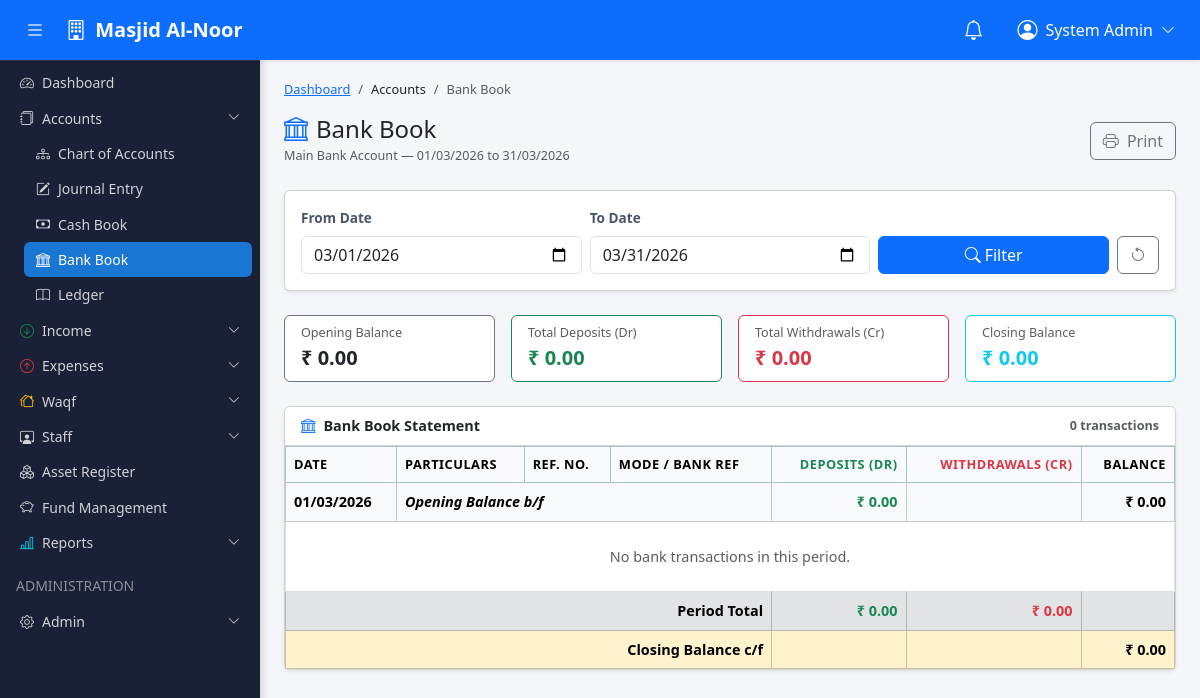
Page /modules/accounts/bank_book.php (signed in) on the committed database.
### tables this page shows
CREATE TABLE `masjid_profile` (
  `id` int(11) NOT NULL AUTO_INCREMENT,
  `masjid_name` varchar(200) NOT NULL,
  `registration_number` varchar(100),
  `waqf_registration` varchar(100),
  `address` text,
  `city` varchar(100),
  `state` varchar(100),
  `pincode` varchar(10),
  `phone` varchar(20),
  `email` varchar(150),
  `website` varchar(200),
  `logo` varchar(255),
  `committee_period` varchar(100),
  `established_year` year,
  `bank_name` varchar(200),
  `bank_account` varchar(50),
  `bank_ifsc` varchar(20),
  `bank_branch` varchar(200),
  `created_at` timestamp NOT NULL DEFAULT CURRENT_TIMESTAMP,
  `updated_at` timestamp NOT NULL DEFAULT CURRENT_TIMESTAMP ON UPDATE CURRENT_TIMESTAMP,
  PRIMARY KEY (`id`)
);

CREATE TABLE `chart_of_accounts` (
  `id` int(11) NOT NULL AUTO_INCREMENT,
  `account_code` varchar(20) NOT NULL UNIQUE,
  `account_name` varchar(200) NOT NULL,
  `group_id` int(11) NOT NULL,
  `account_type` enum('Assets','Liabilities','Income','Expense','Capital') NOT NULL,
  `opening_balance` decimal(15,2) DEFAULT 0.00,
  `is_system` tinyint(1) DEFAULT 0,
  `status` enum('active','inactive') DEFAULT 'active',
  `description` text,
  `created_at` timestamp NOT NULL DEFAULT CURRENT_TIMESTAMP,
  PRIMARY KEY (`id`),
  KEY `group_id` (`group_id`),
  CONSTRAINT `fk_coa_group` FOREIGN KEY (`group_id`) REFERENCES `account_groups` (`id`)
);

### config/database.php (called while the page is built, shortened)
<?php
class Database {
    private static $instance = null;
    private $pdo;
    private function __construct() {
        $dsn = 'mysql:host=' . DB_HOST . ';dbname=' . DB_NAME . ';charset=' . DB_CHARSET;
        $options = [
            PDO::ATTR_ERRMODE            => PDO::ERRMODE_EXCEPTION,
            PDO::ATTR_DEFAULT_FETCH_MODE => PDO::FETCH_ASSOC,
            PDO::ATTR_EMULATE_PREPARES   => false,
        ];
        try {
            $this->pdo = new PDO($dsn, DB_USER, DB_PASS, $options);
        } catch (PDOException $e) {
            die('Database connection failed: ' . $e->getMessage());
        }
    }
    public static function getInstance(): Database {
        if (self::$instance === null) {
            self::$instance = new Database();
        }
        return self::$instance;
    }
    public function getConnection(): PDO {
        return $this->pdo;
    }
}
function db(): PDO {
    return Database::getInstance()->getConnection();
}

### app/helpers/functions.php (called while the page is built, shortened)
<?php
function formatCurrency(float $amount, string $symbol = '₹'): string {
    return $symbol . ' ' . number_format($amount, 2);
}
function formatDate(string $date, string $format = 'd/m/Y'): string {
    return date($format, strtotime($date));
}
function getMasjidProfile(): array {
    static $profile = null;
    if ($profile === null) {
        $stmt = db()->query("SELECT * FROM masjid_profile LIMIT 1");
        $profile = $stmt->fetch() ?: ['masjid_name' => 'Masjid ERP'];
    }
    return $profile;
}
function sanitize(string $input): string {
    return htmlspecialchars(strip_tags(trim($input)), ENT_QUOTES, 'UTF-8');
}

### modules/accounts/bank_book.php (the view, shortened to what this page needs)
<?php
$db = db();
$fromDate = sanitize($_GET['from_date'] ?? date('Y-m-01'));
$toDate   = sanitize($_GET['to_date']   ?? date('Y-m-t'));
$bankAcc = $db->query("SELECT id, account_name, opening_balance FROM chart_of_accounts WHERE account_code = '1002' LIMIT 1")->fetch(PDO::FETCH_ASSOC);
$bankId  = (int)($bankAcc['id'] ?? 0);
$openingBalance = 0;
$transactions   = [];
if ($bankId) {
    $openingIncome = $db->prepare("SELECT COALESCE(SUM(amount), 0) FROM receipts WHERE account_id = ? AND date < ? AND deleted_at IS NULL");
    $openingIncome->execute([$bankId, $fromDate]);
    $openingExpense = $db->prepare("SELECT COALESCE(SUM(amount), 0) FROM payments WHERE account_id = ? AND date < ? AND deleted_at IS NULL");
    $openingExpense->execute([$bankId, $fromDate]);
    $openingJDebit = $db->prepare("SELECT COALESCE(SUM(jd.debit_amount), 0) FROM journal_details jd JOIN journal_entries je ON je.id = jd.journal_id WHERE jd.account_id = ? AND je.date < ? AND je.deleted_at IS NULL");
    $openingJDebit->execute([$bankId, $fromDate]);
    $openingJCredit = $db->prepare("SELECT COALESCE(SUM(jd.credit_amount), 0) FROM journal_details jd JOIN journal_entries je ON je.id = jd.journal_id WHERE jd.account_id = ? AND je.date < ? AND je.deleted_at IS NULL");
    $openingJCredit->execute([$bankId, $fromDate]);
    $openingBalance  = (float)($bankAcc['opening_balance'] ?? 0);
    $openingBalance += (float)$openingIncome->fetchColumn();
    $openingBalance -= (float)$openingExpense->fetchColumn();
    $openingBalance += (float)$openingJDebit->fetchColumn();
    $openingBalance -= (float)$openingJCredit->fetchColumn();
    $stmt = $db->prepare("
        SELECT 'receipt' AS txn_type, date, receipt_no AS ref_no,
               COALESCE(donor_name, 'N/A') AS party, ic.category_name AS description,
               amount, COALESCE(payment_mode, '') AS payment_mode, COALESCE(bank_ref, '') AS bank_ref
        FROM receipts r
        LEFT JOIN income_categories ic ON ic.id = r.category_id
        WHERE r.account_id = ? AND r.date BETWEEN ? AND ? AND r.deleted_at IS NULL
        UNION ALL
        SELECT 'payment' AS txn_type, date, voucher_no AS ref_no,
               COALESCE(payee_name, 'N/A') AS party, ec.category_name AS description,
               amount, COALESCE(payment_mode, '') AS payment_mode, COALESCE(bank_ref, '') AS bank_ref
        FROM payments p
        LEFT JOIN expense_categories ec ON ec.id = p.category_id
        WHERE p.account_id = ? AND p.date BETWEEN ? AND ? AND p.deleted_at IS NULL
        UNION ALL
        SELECT IF(jd.debit_amount > 0, 'receipt', 'payment') AS txn_type,
               je.date, je.journal_no AS ref_no, 'Journal' AS party,
               je.narration AS description,
               IF(jd.debit_amount > 0, jd.debit_amount, jd.credit_amount) AS amount,
               '' AS payment_mode, '' AS bank_ref
        FROM journal_details jd
        JOIN journal_entries je ON je.id = jd.journal_id
        WHERE jd.account_id = ? AND je.date BETWEEN ? AND ? AND je.deleted_at IS NULL
        ORDER BY date, txn_type
    ");
    $stmt->execute([$bankId, $fromDate, $toDate, $bankId, $fromDate, $toDate, $bankId, $fromDate, $toDate]);
    $transactions = $stmt->fetchAll(PDO::FETCH_ASSOC);
}
$totalDebit  = 0;
$totalCredit = 0;
$closingBalance = $openingBalance + $totalDebit - $totalCredit;
require_once __DIR__ . '/../../templates/header.php';
?>
<div class="wrapper d-flex">
<?php require_once __DIR__ . '/../../templates/sidebar.php'; ?>
<div class="main-content flex-grow-1">
<?php require_once __DIR__ . '/../../templates/navbar.php'; ?>
<div class="content-area p-3 p-md-4" style="margin-top:56px;">
    <nav aria-label="breadcrumb" class="mb-3 no-print">
        <ol class="breadcrumb">
            <li class="breadcrumb-item"><a href="<?= BASE_PATH ?>/dashboard.php">Dashboard</a></li>
            <li class="breadcrumb-item">Accounts</li>
            <li class="breadcrumb-item active">Bank Book</li>
        </ol>
    </nav>
    <div class="d-flex justify-content-between align-items-center mb-4">
        <div>
            <h4 class="mb-0"><i class="bi bi-bank me-2 text-primary"></i>Bank Book</h4>
            <small class="text-muted">
                <?= htmlspecialchars($bankAcc['account_name'] ?? 'Bank Account') ?> &mdash;
                <?= formatDate($fromDate) ?> to <?= formatDate($toDate) ?>
            </small>
        </div>
        <button class="btn btn-outline-secondary no-print" onclick="window.print()">
            <i class="bi bi-printer me-1"></i> Print
        </button>
    </div>
    <div class="card shadow-sm mb-4 no-print">
        <div class="card-body">
            <form method="GET" class="row g-2 align-items-end">
                <div class="col-md-4">
                    <label class="form-label fw-semibold">From Date</label>
                    <input type="date" name="from_date" class="form-control" value="<?= $fromDate ?>">
                </div>
                <div class="col-md-4">
                    <label class="form-label fw-semibold">To Date</label>
                    <input type="date" name="to_date" class="form-control" value="<?= $toDate ?>">
                </div>
                <div class="col-md-4 d-flex gap-2">
                    <button type="submit" class="btn btn-primary flex-fill"><i class="bi bi-search me-1"></i>Filter</button>
                    <a href="<?= BASE_PATH ?>/modules/accounts/bank_book.php" class="btn btn-outline-secondary" title="Reset"><i class="bi bi-arrow-counterclockwise"></i></a>
                </div>
            </form>
        </div>
    </div>
    <?php if (!$bankId): ?>
    <div class="alert alert-warning">
        <i class="bi bi-exclamation-triangle me-2"></i>
        Bank account (account_code = '1002') not found. Please create it in Chart of Accounts.
    </div>
    <?php else: ?>
    <div class="row g-3 mb-4">
        <div class="col-md-3">
            <div class="card border-secondary">
                <div class="card-body py-2">
                    <div class="text-muted small">Opening Balance</div>
                    <div class="fw-bold fs-5 <?= $openingBalance < 0 ? 'text-danger' : '' ?>"><?= formatCurrency($openingBalance) ?></div>
                </div>
            </div>
        </div>
        <div class="col-md-3">
            <div class="card border-success">
                <div class="card-body py-2">
                    <div class="text-muted small">Total Deposits (Dr)</div>
                    <div class="fw-bold fs-5 text-success"><?= formatCurrency($totalDebit) ?></div>
                </div>
            </div>
        </div>
        <div class="col-md-3">
            <div class="card border-danger">
                <div class="card-body py-2">
                    <div class="text-muted small">Total Withdrawals (Cr)</div>
                    <div class="fw-bold fs-5 text-danger"><?= formatCurrency($totalCredit) ?></div>
                </div>
            </div>
        </div>
        <div class="col-md-3">
            <div class="card border-info">
                <div class="card-body py-2">
                    <div class="text-muted small">Closing Balance</div>
                    <div class="fw-bold fs-5 <?= $closingBalance < 0 ? 'text-danger' : 'text-info' ?>"><?= formatCurrency($closingBalance) ?></div>
                </div>
            </div>
        </div>
    </div>
    <div class="card shadow-sm">
        <div class="card-header bg-white fw-semibold d-flex justify-content-between align-items-center">
            <span><i class="bi bi-bank me-2 text-primary"></i>Bank Book Statement</span>
            <span class="text-muted small"><?= count($transactions) ?> transactions</span>
        </div>
        <div class="card-body p-0">
            <div class="table-responsive">
                <table class="table table-hover table-bordered align-middle mb-0">
                    <thead class="table-info">
                        <tr>
                            <th>Date</th>
                            <th>Particulars</th>
                            <th>Ref. No.</th>
                            <th>Mode / Bank Ref</th>
                            <th class="text-end text-success">Deposits (Dr)</th>
                            <th class="text-end text-danger">Withdrawals (Cr)</th>
                            <th class="text-end">Balance</th>
                        </tr>
                    </thead>
                    <tbody>
                        <tr class="table-light fw-bold">
                            <td><?= formatDate($fromDate) ?></td>
                            <td colspan="3"><em>Opening Balance b/f</em></td>
                            <td class="text-end text-success"><?= $openingBalance >= 0 ? formatCurrency($openingBalance) : '' ?></td>
                            <td class="text-end text-danger"><?= $openingBalance < 0 ? formatCurrency(abs($openingBalance)) : '' ?></td>
                            <td class="text-end fw-bold"><?= formatCurrency($openingBalance) ?></td>
                        </tr>
                        <?php if (empty($transactions)): ?>
                        <tr><td colspan="7" class="text-center text-muted py-4">No bank transactions in this period.</td></tr>
                        <?php endif; ?>
                        <tr class="table-secondary fw-bold">
                            <td colspan="4" class="text-end">Period Total</td>
                            <td class="text-end text-success"><?= formatCurrency($totalDebit) ?></td>
                            <td class="text-end text-danger"><?= formatCurrency($totalCredit) ?></td>
                            <td></td>
                        </tr>
                        <tr class="table-warning fw-bold">
                            <td colspan="4" class="text-end">Closing Balance c/f</td>
                            <td></td>
                            <td></td>
                            <td class="text-end <?= $closingBalance < 0 ? 'text-danger' : '' ?>"><?= formatCurrency($closingBalance) ?></td>
                        </tr>
                    </tbody>
                </table>
            </div>
        </div>
    </div>
    <?php endif; ?>
</div>
</div>
</div>
<?php require_once __DIR__ . '/../../templates/footer.php'; ?>

### templates/navbar.php (shortened to what this page needs)
<nav class="navbar navbar-expand-lg navbar-dark bg-primary fixed-top shadow-sm" id="mainNavbar">
    <div class="container-fluid">
        <button class="btn btn-primary me-2" id="sidebarToggle" type="button">
            <i class="bi bi-list fs-5"></i>
        </button>
        <a class="navbar-brand fw-bold" href="<?= BASE_PATH ?>/dashboard.php">
            <i class="bi bi-building me-1"></i>
            <?= htmlspecialchars($_masjidProfile['masjid_name'] ?? APP_NAME) ?>
        </a>
        <div class="d-flex align-items-center ms-auto gap-2">
            <div class="dropdown">
                <button class="btn btn-primary position-relative" type="button" data-bs-toggle="dropdown">
                    <i class="bi bi-bell fs-5"></i>
                </button>
            </div>
            <div class="dropdown">
                <button class="btn btn-primary d-flex align-items-center gap-2" type="button" data-bs-toggle="dropdown">
                    <i class="bi bi-person-circle fs-5"></i>
                    <span class="d-none d-md-inline"><?= htmlspecialchars($_SESSION['user']['name'] ?? 'User') ?></span>
                    <i class="bi bi-chevron-down small"></i>
                </button>
            </div>
        </div>
    </div>
</nav>

### assets/css/style.css (style rules this page uses)
:root { --sidebar-width: 260px; --sidebar-bg: #1a2035; --sidebar-hover: #2a3050; --sidebar-active: #1976d2; --primary: #1976d2; --navbar-height: 56px; }
body { font-family: 'Segoe UI', Tahoma, Geneva, Verdana, sans-serif; background-color: #f4f6fa; font-size: 0.9rem; }
.wrapper { min-height: 100vh; }
.main-content { margin-left: var(--sidebar-width); transition: margin 0.3s ease; min-height: 100vh; }
.content-area { min-height: calc(100vh - var(--navbar-height)); }
.table th { background-color: #f8f9fc; font-weight: 600; font-size: 0.8rem; text-transform: uppercase; letter-spacing: 0.5px; border-top: none; white-space: nowrap; }
.breadcrumb { margin-bottom: 0; font-size: 0.8rem; }
.form-label { font-weight: 500; color: #4a5568; font-size: 0.85rem; }

### rows in the picture
masjid_profile: masjid_name "Masjid Al-Noor"
chart_of_accounts: account_name "Main Bank Account"

### other values in the picture
$_SESSION['user']['name'] "System Admin"
formatDate($fromDate) "01/03/2026"
formatDate($toDate) "31/03/2026"
formatCurrency($openingBalance) "₹ 0.00"
formatCurrency($totalDebit) "₹ 0.00"
formatCurrency($totalCredit) "₹ 0.00"
formatCurrency($closingBalance) "₹ 0.00"
count($transactions) "0"
